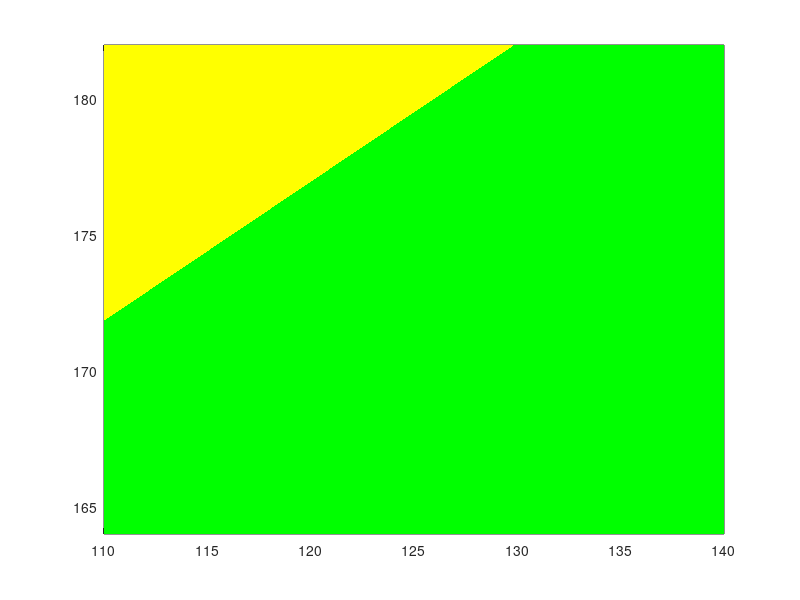

Reproduce this figure in MATLAB. (Note: this script raises an error after producing the figure.)
% Helper to plot data
clear;
%S = load('StabilityMatrix2.mat');
fs = 20;
orange = [0.91 0.41 0.17];
S = load('Stability_04.mat');
S = S.stabilityLimit;
R = load('mh_limit.mat');
R = R.mhLimit;
mhRange = 110:1:140; mtRangeDense = 164:0.1:182;
mtRange = 164:1:182;
nscale = 100; % 100
yf0 = 1e-3;             % Dirac neutrino Yukawa coupling
vS = 1e10;               % Scalar singlet VEV 2e9
lambdaS0 = 5e-9;        % Scalar singlet self-coupling 5e-9
lambdaHS0 = 0.4;       % Scalar singlet-doublet coupling 7e-6
mt = 172.44;    mh = 125.09;
dmt = 0.60;     dmh = 0.32;
mtLower = mt-dmt;  mtUpper = mt+dmt;
mhLower = mh-dmh;  mhUpper = mh+dmh;
cLevels = 6:18;
[cc hh] = contour(mhRange, mtRange, S,[2 2],'ShowText','Off','Visible','off');
%figure; 
hold on;
% 
% Fill with color
%cHiggs = cc(1,2:end);    cTop = cc(2,2:end);
cHiggs = [110 129.85];   cTop = [171.85 182];
area(cHiggs, 182*ones(length(cHiggs)), 'FaceColor', 'Yellow', 'LineStyle', 'none');
area(cHiggs, cTop,'FaceColor','Green','LineStyle','none');
area([cHiggs(end) mhRange(end)], mtRange(end)*[1 1],'FaceColor','Green','LineStyle','none');
% area([cHiggs mhRange(end)], [cTop mtRange(end)],'FaceColor','Cyan','LineStyle','none');
% 
% % Experimental range in (mHiggs, mTop) plane
%plot(R,mtRangeDense,'LineWidth',2);
% alfa1 = area(R,mtRangeDense, 'FaceColor', orange, 'LineStyle', 'none');
% alfa2 = area([125 140],[182 182],'FaceColor', orange, 'LineStyle', 'none');
% set(alfa1,'facealpha',.75);
% set(alfa2,'facealpha',.75);

h = rectangle;
h.Position = [mhLower mtLower 2*dmh 2*dmt];
h.FaceColor = 'magenta';
plot(mh,mt,'k.','MarkerSize',20);

angle = 35;
% %text(135,166,'Unstable region','FontSize',fs,'Rotation',90);
text(112,175.5,'Metastability region','FontSize',fs,'Rotation',angle);
text(112,171,'Stability region','FontSize',fs,'Rotation',angle);
%text(118,168,'Non-perturbativity region','Color','White','FontSize',fs+5);
set(gca,'LineWidth',2,'TickLength',[0.025 0.025]);
set(gca,'FontSize',15);
grid on;
set(gca,'XMinorTick','on','YMinorTick','on');
set(gca,'Layer','top'); % Brings the tick marks on top.
set(gca,'Box','on');
xlabel('m_H/GeV'); ylabel('m_t/GeV');
title([num2str(nscale,3),'m_N = v_\sigma = ', num2str(vS,3), ' GeV, Y_{F/Q} = ', num2str(yf0,3), ', \lambda_{\sigma} = ', num2str(lambdaS0,3), ', \lambda_{H\sigma} = ', num2str(lambdaHS0,3)],'FontSize',15);
xlim([110 140]);
ylim([164 182]);